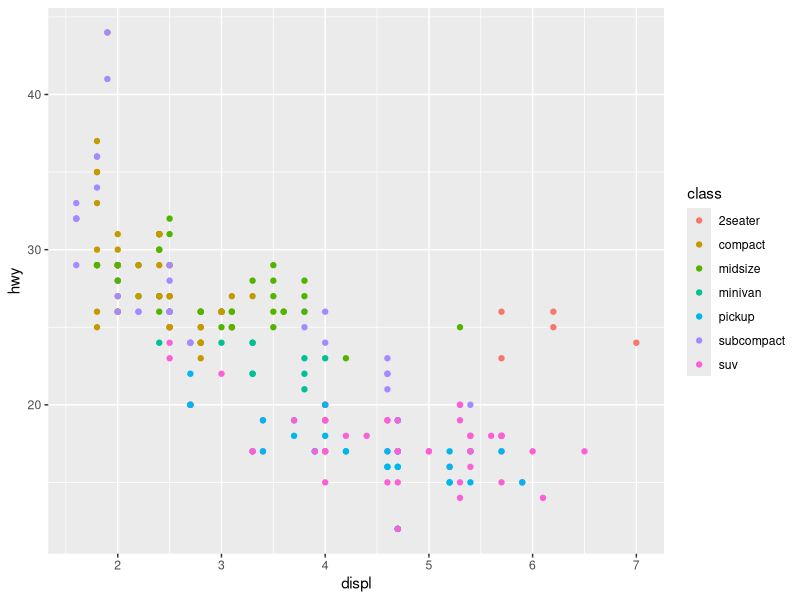
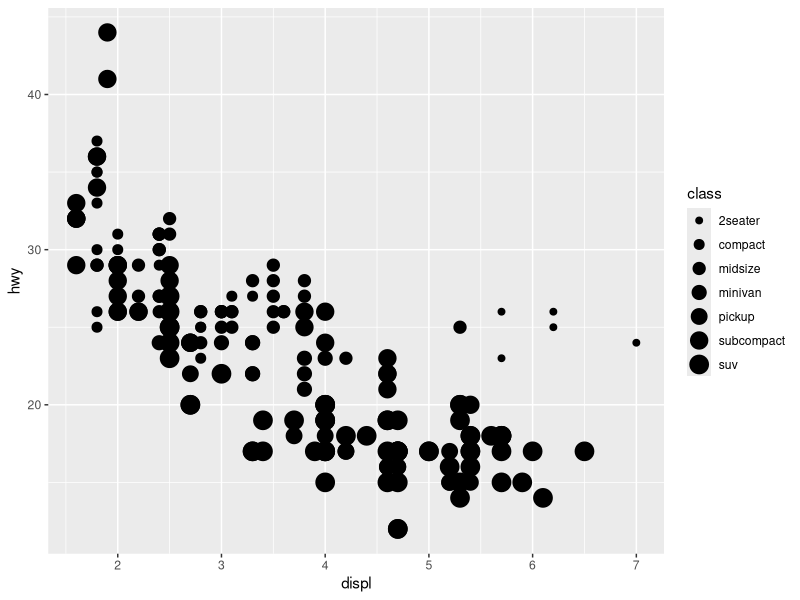
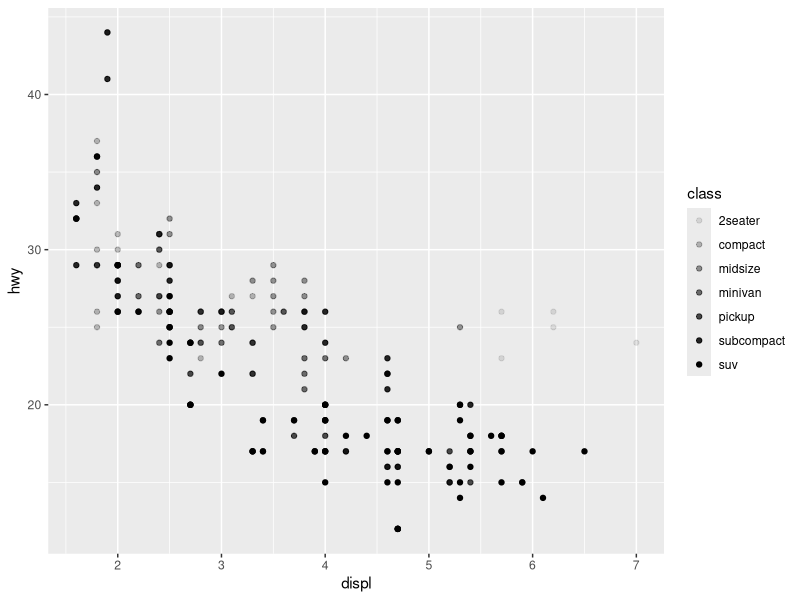
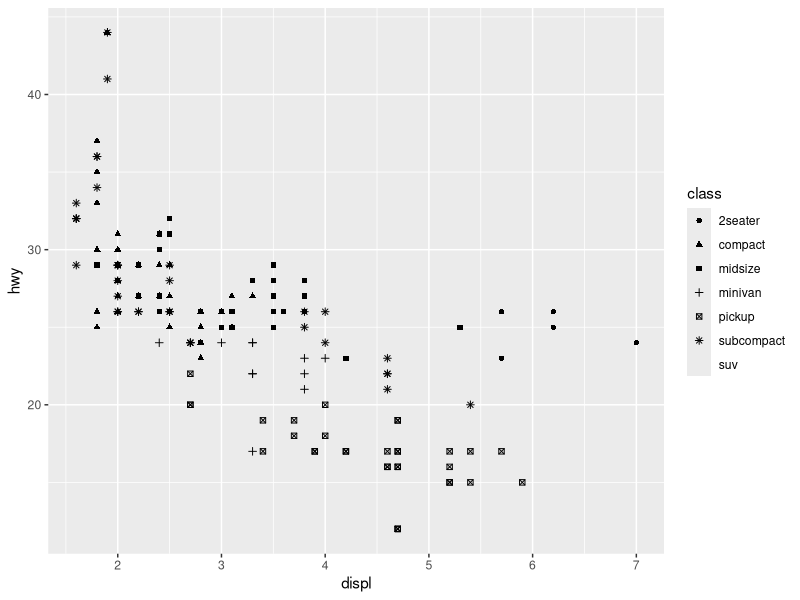
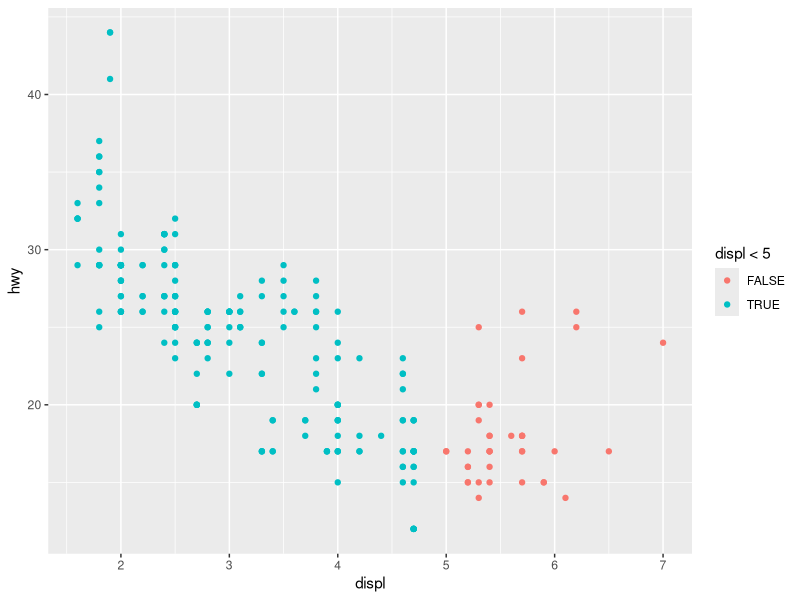
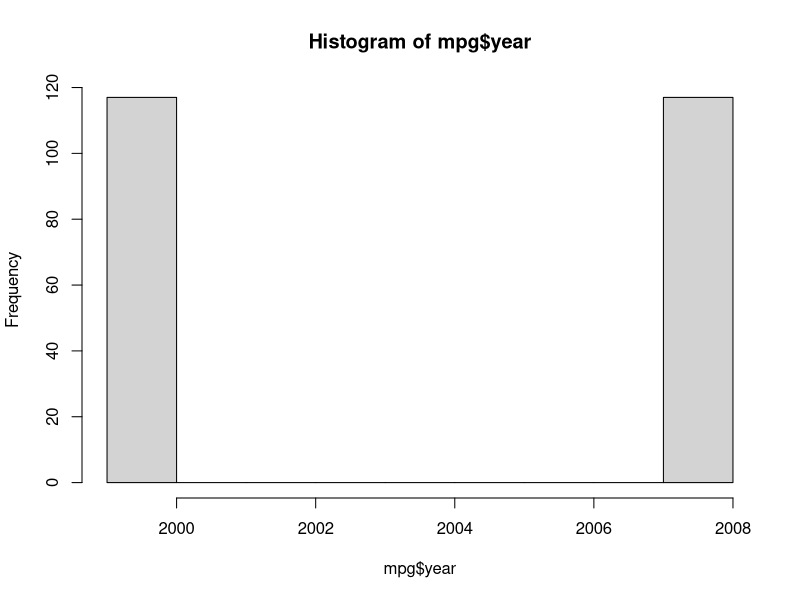
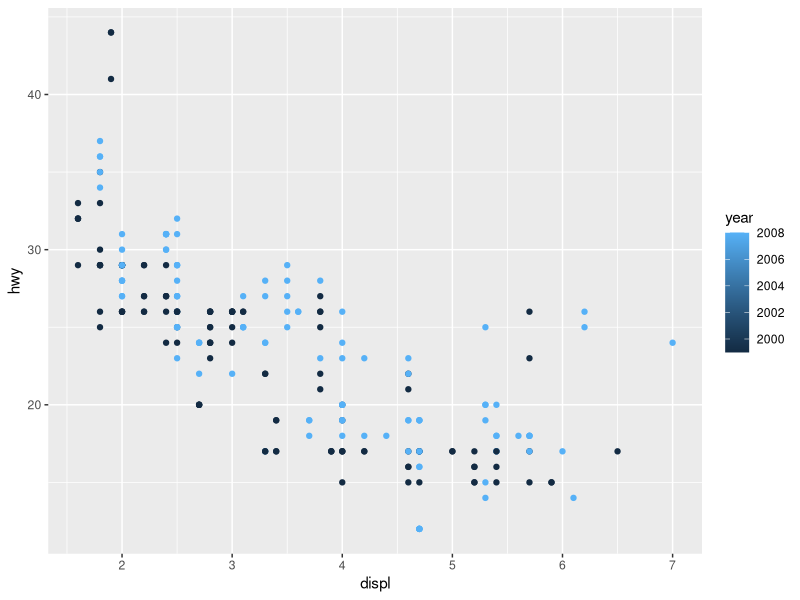
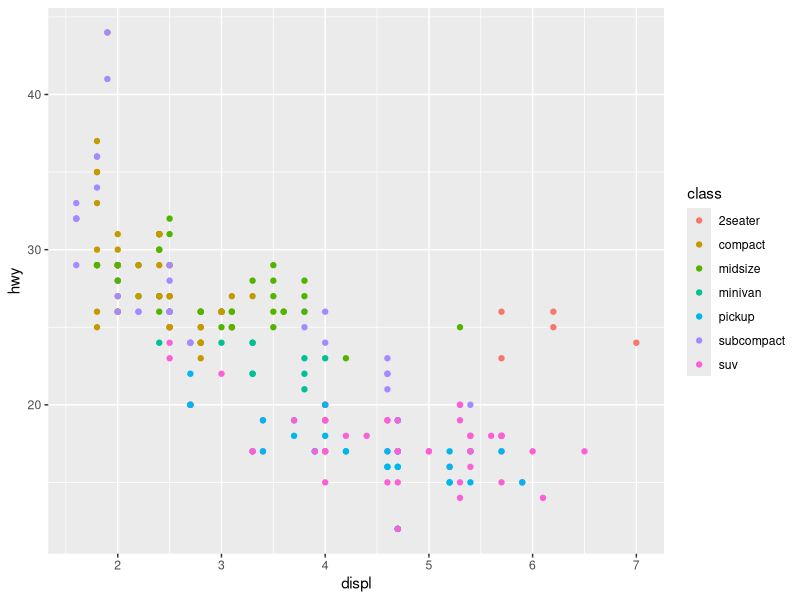

The R source for these figures, in order:
library(ggplot2)
library(tidyverse)
?geom_point
view(mpg)
ggplot(data = mpg) + 
  geom_point(mapping = aes(x=displ, y =hwy,color = class))

ggplot(data = mpg) + 
  geom_point(mapping = aes(x=displ, y =hwy,size = class))

ggplot(data = mpg) + 
  geom_point(mapping = aes(x=displ, y =hwy,alpha = class))

ggplot(data = mpg) + 
  geom_point(mapping = aes(x=displ, y =hwy,shape = class))


ggplot(data = mpg) + 
  geom_point(mapping = aes(x=displ, y =hwy,color = displ <5))

glimpse(mpg)

# displ -> engine displacement, in litres
# drv -> the type of drive train, where f = front-wheel drive, r = rear wheel drive, 4 = 4wd
# hwy -> highway miles per gallon
# class  -> "type" of car
# year  -> year of manufacture

hist(mpg$year)

ggplot(data = mpg) + 
  geom_point(mapping = aes(x = displ, y = hwy, color=year ))

ggplot(data = mpg) + 
  geom_point(mapping = aes(x = displ, y = hwy, color=class ))

ggplot(data = mpg) + 
  geom_point(mapping = aes(x = displ, y = hwy, size=year ))

ggplot(data = mpg) + 
  geom_point(mapping = aes(x = displ, y = hwy, size=class ))

ggplot(data = mpg) +
  geom_point(mapping = aes(x = displ, y = hwy), color = 'blue') 